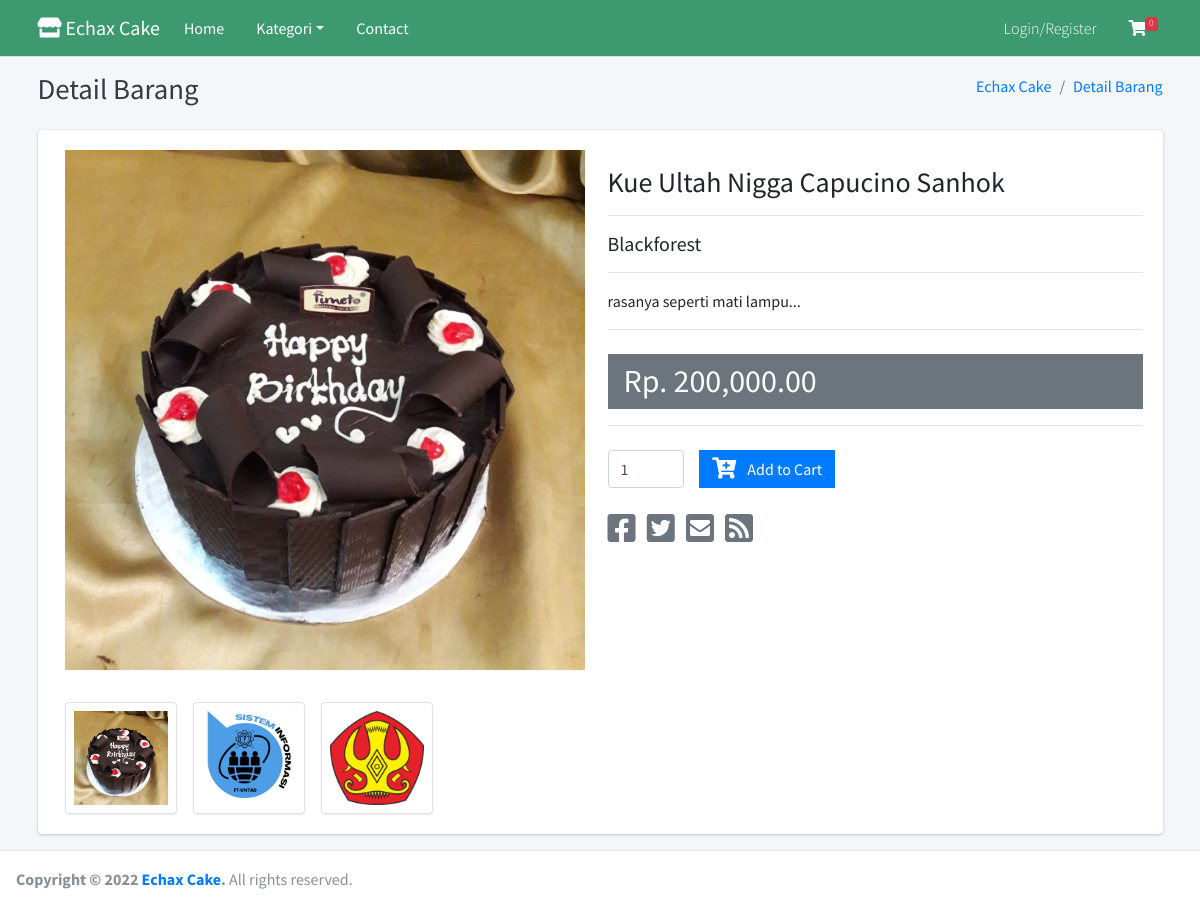
The app's page /home/detail_barang/8 with its own data.
### tables this page shows
CREATE TABLE `tbl_barang` (
  `id_barang` int(11) NOT NULL,
  `nama_barang` varchar(255) DEFAULT NULL,
  `id_kategori` int(11) DEFAULT NULL,
  `harga` int(11) DEFAULT NULL,
  `deskripsi` mediumtext DEFAULT NULL,
  `gambar` text DEFAULT NULL,
  `berat` int(11) NOT NULL
);

CREATE TABLE `tbl_gambar` (
  `id_gambar` int(11) NOT NULL,
  `id_barang` int(11) NOT NULL,
  `ket` varchar(255) DEFAULT NULL,
  `gambar` text DEFAULT NULL
);

CREATE TABLE `tbl_kategori` (
  `id_kategori` int(11) NOT NULL,
  `nama_kategori` varchar(50) DEFAULT NULL
);

### application/views/layout/v_wrapper_frontend.php (called while the page is built)
<?php
require_once('v_head.php');
require_once('v_header_frontend.php');
require_once('v_nav_frontend.php');
require_once('v_content.php');
require_once('v_footer_frontend.php');

### application/controllers/Home.php (called while the page is built, shortened)
<?php
class Home extends CI_Controller
{
	public function __construct()
	{
		$this->load->model('m_home');
	}
	public function detail_barang($id_barang)
	{
		$data = array(
			'title' => 'Detail Barang',
			'gambar' => $this->m_home->gambar_barang($id_barang),
			'barang' => $this->m_home->detail_barang($id_barang),
			'isi' => 'v_detail_barang',
		);
		$this->load->view('layout/v_wrapper_frontend', $data, FALSE);
	}
}

### index.php (called while the page is built, shortened)
<?php
require_once BASEPATH.'core/CodeIgniter.php';

### application/views/layout/v_content.php (called while the page is built)
<?php
if ($isi) {
	$this->load->view($isi);
}

### application/models/M_home.php (called while the page is built, shortened)
<?php
class M_home extends CI_Model
{
	public function get_all_data_kategori()
	{
		$this->db->select('*');
		$this->db->from('tbl_kategori');
		$this->db->order_by('id_kategori', 'desc');
		return $this->db->get()->result();
	}
	public function detail_barang($id_barang)
	{
		$this->db->select('*');
		$this->db->from('tbl_barang');
		$this->db->join('tbl_kategori', 'tbl_kategori.id_kategori = tbl_barang.id_kategori', 'left');
		$this->db->where('id_barang', $id_barang);
		return $this->db->get()->row();
	}
	public function gambar_barang($id_barang)
	{
		$this->db->select('*');
		$this->db->from('tbl_gambar');
		$this->db->where('id_barang', $id_barang);
		return $this->db->get()->result();
	}
}

### application/views/v_detail_barang.php (the view, shortened to what this page needs)
<div class="card card-solid">
	<div class="card-body">
		<div class="row">
			<div class="col-12 col-sm-6">
				<div class="col-12">
					<img src="<?= base_url('assets/gambar/' . $barang->gambar) ?>" class="product-image" alt="Product Image">
				</div>
				<div class="col-12 product-image-thumbs">
					<div class="product-image-thumb active"><img src="<?= base_url('assets/gambar/' . $barang->gambar) ?>" alt="Product Image"></div>
					<?php foreach ($gambar as $key => $value) { ?>
						<div class="product-image-thumb"><img src="<?= base_url('assets/gambarbarang/' . $value->gambar) ?>" alt="Product Image"></div>
					<?php } ?>
				</div>
			</div>
			<div class="col-12 col-sm-6">
				<h3 class="my-3"><?= $barang->nama_barang ?></h3>
				<hr>
				<h5><?= $barang->nama_kategori ?></h5>
				<hr>
				<p><?= $barang->deskripsi ?></p>
				<hr>
				<div class="bg-gray py-2 px-3 mt-4">
					<h2 class="mb-0">
						Rp. <?= number_format($barang->harga, 0) ?>.00
					</h2>
				</div>
				<hr>
				<?php
				echo form_open('belanja/add');
				?>
				<div class="mt-4">
					<div class="row">
						<div class="col-sm-2">
							<input type="number" name="qty" class="form-control" value="1" min="1">
						</div>
						<div class=" col-sm-8">
							<button type="submit" class="btn btn-primary btn-flat swalDefaultSuccess">
								<i class="fas fa-cart-plus fa-lg mr-2"></i>
								Add to Cart
							</button>
						</div>
					</div>
				</div>
				<?php echo form_close(); ?>
				<div class="mt-4 product-share">
					<a href="#" class="text-gray">
						<i class="fab fa-facebook-square fa-2x"></i>
					</a>
					<a href="#" class="text-gray">
						<i class="fab fa-twitter-square fa-2x"></i>
					</a>
					<a href="#" class="text-gray">
						<i class="fas fa-envelope-square fa-2x"></i>
					</a>
					<a href="#" class="text-gray">
						<i class="fas fa-rss-square fa-2x"></i>
					</a>
				</div>
			</div>
		</div>
	</div>
</div>

### application/views/layout/v_head.php (shortened to what this page needs)
<!DOCTYPE html>
<html>
<head>
	<link rel="stylesheet" href="<?= base_url() ?>template/plugins/fontawesome-free/css/all.min.css">
	<link rel="stylesheet" href="https://code.ionicframework.com/ionicons/2.0.1/css/ionicons.min.css">
	<link rel="stylesheet" href="<?= base_url() ?>template/plugins/datatables-bs4/css/dataTables.bootstrap4.min.css">
	<link rel="stylesheet" href="<?= base_url() ?>template/plugins/datatables-responsive/css/responsive.bootstrap4.min.css">
	<link rel="stylesheet" href="<?= base_url() ?>template/plugins/sweetalert2-theme-bootstrap-4/bootstrap-4.min.css">
	<link rel="stylesheet" href="<?= base_url() ?>template/dist/css/adminlte.min.css">
</head>

### application/views/layout/v_header_frontend.php
<body class="hold-transition layout-top-nav">
	<div class="wrapper">

### application/views/layout/v_nav_frontend.php (shortened to what this page needs)
<nav class="main-header navbar navbar-expand-md navbar-light navbar-white bg-olive">
	<div class="container">
		<a href="<?= base_url() ?>" class="navbar-brand text-white">
			<i class="fas fa-store "></i>
			<span class="brand-text font-weight-light text-white">
			<b>
			Echax Cake
			</b>
			</span>
		</a>
		<div class="collapse navbar-collapse order-3" id="navbarCollapse">
			<ul class="navbar-nav">
				<li class="nav-item">
					<a href="<?= base_url() ?>" class="nav-link text-white">Home</a>
				</li>
				<li class="nav-item dropdown">
					<a id="dropdownSubMenu1" href="#" data-toggle="dropdown" aria-haspopup="true" aria-expanded="false" class="nav-link dropdown-toggle text-white">Kategori</a>
				</li>
				<li class="nav-item">
					<a href="#" class="nav-link text-white" data-toggle="modal" data-target="#exampleModal">Contact</a>
				</li>
			</ul>
		</div>
		<ul class="order-1 order-md-3 navbar-nav navbar-no-expand ml-auto">
			<li class="nav-item">
				<?php if ($this->session->userdata('email') == "") { ?>
					<a class="nav-link" href="<?= base_url('pelanggan/login') ?>">
						<span class="brand-text font-weight-light text-white">Login/Register</span>
					</a>
				<?php } ?>
			</li>
			<?php
			$jml_item = 0;
			?>
			<li class="nav-item dropdown">
				<a class="nav-link text-white" data-toggle="dropdown" href="">
					<i class="fas fa-shopping-cart"></i>
					<span class="badge badge-danger navbar-badge"><?= $jml_item ?></span>
				</a>
			</li>
		</ul>
	</div>
</nav>
<div class="content-wrapper">
	<div class="content-header">
		<div class="container">
			<div class="row mb-2">
				<div class="col-sm-6">
					<h1 class="m-0 text-dark"> <?= $title ?></h1>
				</div>
				<div class="col-sm-6">
					<ol class="breadcrumb float-sm-right">
						<li class="breadcrumb-item"><a href="">Echax Cake</a></li>
						<li class="breadcrumb-item"><a href=""><?= $title ?></a></li>
					</ol>
				</div>
			</div>
		</div>
	</div>
	<div class="content">
		<div class="container">

### application/views/layout/v_footer_frontend.php (shortened to what this page needs)
</div>
</div>
<footer class="main-footer">
	<strong>Copyright &copy; 2022 <a href="">Echax Cake</a>.</strong> All rights reserved.
</footer>
</div>
</body>
</html>

### records on screen
tbl_barang: gambar (picture), nama_barang "Kue Ultah Nigga Capucino Sanhok", id_kategori.nama_kategori "Blackforest", deskripsi "rasanya seperti mati lampu...", harga "200,000"
tbl_gambar: gambar (picture)
tbl_gambar: gambar (picture)

### other values on screen
$jml_item "0"
$title "Detail Barang"
